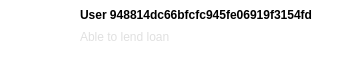
                              <widget class="QWidget" name="Scroll4" native="true">
                               <property name="minimumSize">
                                <size>
                                 <width>361</width>
                                 <height>71</height>
                                </size>
                               </property>
                               <property name="maximumSize">
                                <size>
                                 <width>361</width>
                                 <height>71</height>
                                </size>
                               </property>
                               <property name="font">
                                <font>
                                 <family>Tahoma</family>
                                </font>
                               </property>
                               <property name="styleSheet">
                                <string notr="true">background-color: rgb(255, 255, 255);
border-radius:28px</string>
                               </property>
                               <layout class="QHBoxLayout" name="horizontalLayout_21">
                                <property name="spacing">
                                 <number>4</number>
                                </property>
                                <property name="leftMargin">
                                 <number>12</number>
                                </property>
                                <property name="topMargin">
                                 <number>4</number>
                                </property>
                                <property name="rightMargin">
                                 <number>12</number>
                                </property>
                                <property name="bottomMargin">
                                 <number>4</number>
                                </property>
                                <item>
                                 <widget class="QWidget" name="Scroll4Pic" native="true">
                                  <property name="minimumSize">
                                   <size>
                                    <width>64</width>
                                    <height>64</height>
                                   </size>
                                  </property>
                                  <property name="maximumSize">
                                   <size>
                                    <width>64</width>
                                    <height>64</height>
                                   </size>
                                  </property>
                                  <property name="font">
                                   <font>
                                    <family>Tahoma</family>
                                   </font>
                                  </property>
                                  <property name="styleSheet">
                                   <string notr="true">image: url(:/buttom/img/buttom/开心_emotion-happy.svg);
border:3px solid rgb(255, 255, 255);

border-radius:32px</string>
                                  </property>
                                 </widget>
                                </item>
                                <item>
                                 <layout class="QVBoxLayout" name="Scroll4Layout" stretch="1">
                                  <property name="spacing">
                                   <number>0</number>
                                  </property>
                                  <property name="topMargin">
                                   <number>4</number>
                                  </property>
                                  <property name="rightMargin">
                                   <number>12</number>
                                  </property>
                                  <item>
                                   <layout class="QHBoxLayout" name="Scroll4ID">
                                    <property name="spacing">
                                     <number>12</number>
                                    </property>
                                    <property name="bottomMargin">
                                     <number>12</number>
                                    </property>
                                    <item>
                                     <layout class="QVBoxLayout" name="Scroll4ID_2" stretch="1,2">
                                      <property name="spacing">
                                       <number>8</number>
                                      </property>
                                      <item>
                                       <widget class="QLabel" name="Scroll4ID_3">
                                        <property name="font">
                                         <font>
                                          <family>Tahoma</family>
                                          <weight>75</weight>
                                          <bold>true</bold>
                                         </font>
                                        </property>
                                        <property name="text">
                                         <string>User 948814dc66bfcfc945fe06919f3154fd</string>
                                        </property>
                                       </widget>
                                      </item>
                                      <item>
                                       <widget class="QLabel" name="Scroll4ID_4">
                                        <property name="font">
                                         <font>
                                          <family>Tahoma</family>
                                         </font>
                                        </property>
                                        <property name="styleSheet">
                                         <string notr="true">color: rgb(224, 224, 224);</string>
                                        </property>
                                        <property name="text">
                                         <string>Able to lend loan</string>
                                        </property>
                                        <property name="alignment">
                                         <set>Qt::AlignLeading|Qt::AlignLeft|Qt::AlignTop</set>
                                        </property>
                                       </widget>
                                      </item>
                                     </layout>
                                    </item>
                                   </layout>
                                  </item>
                                 </layout>
                                </item>
                               </layout>
                              </widget>
